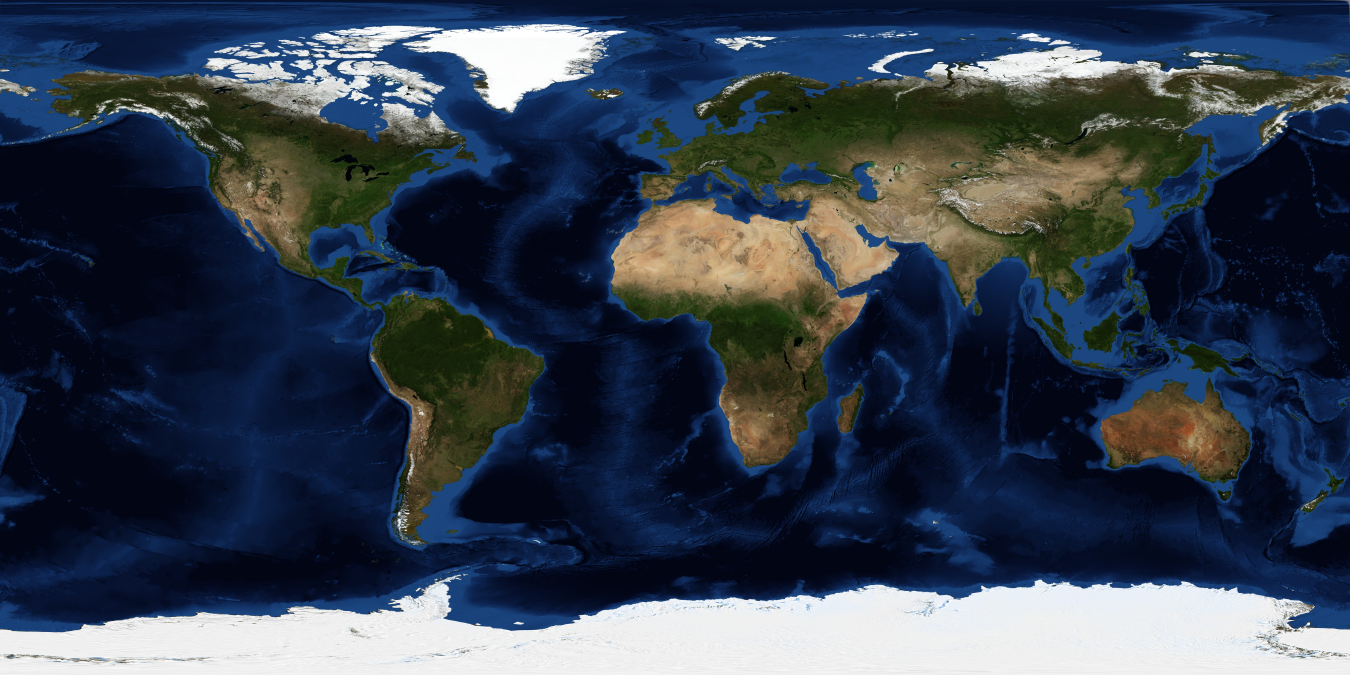
#> input picture shared/assets/nasa/world.topo.bathy.200406.3x5400x2700.jpg, 5400 x 2700 px (shown at 1/4 size)
$ python make_earth_textures.py
#> lines starting #> are read from the running program, lines starting #| are printed output that depends on the picture
#!/usr/bin/env python3
"""Make the Earth textures for the 3D view from NASA imagery in shared/assets/nasa/:

- Blue Marble Next Generation (topography and bathymetry), NASA Earth Observatory:
  world.topo.bathy.200406.3x5400x2700.jpg (June 2004)
- Black Marble 2016 (Earth at night), NASA Earth Observatory: BlackMarble_2016_01deg.jpg

Both are equirectangular (longitude -180 to 180 left to right, latitude 90 to -90 top
to bottom), which is what the renderers sample. Writes 2048 x 1024 JPEGs:

    python3 shared/tools/make_earth_textures.py web/public
"""
import sys
from pathlib import Path

from PIL import Image

SOURCES = Path(__file__).resolve().parent.parent / "assets" / "nasa"
SIZE = (2048, 1024)


def main(out_dir):
#> called with out_dir = 'web/public'
    out = Path(out_dir)
    out.mkdir(parents=True, exist_ok=True)
    day = Image.open(SOURCES / "world.topo.bathy.200406.3x5400x2700.jpg").convert("RGB")
#> day is the input picture: PIL image 5400x2700 RGB; mean R, G, B 53.9, 64.5, 79.4
    day.resize(SIZE, Image.LANCZOS).save(out / "earth-day.jpg", quality=85, optimize=True)
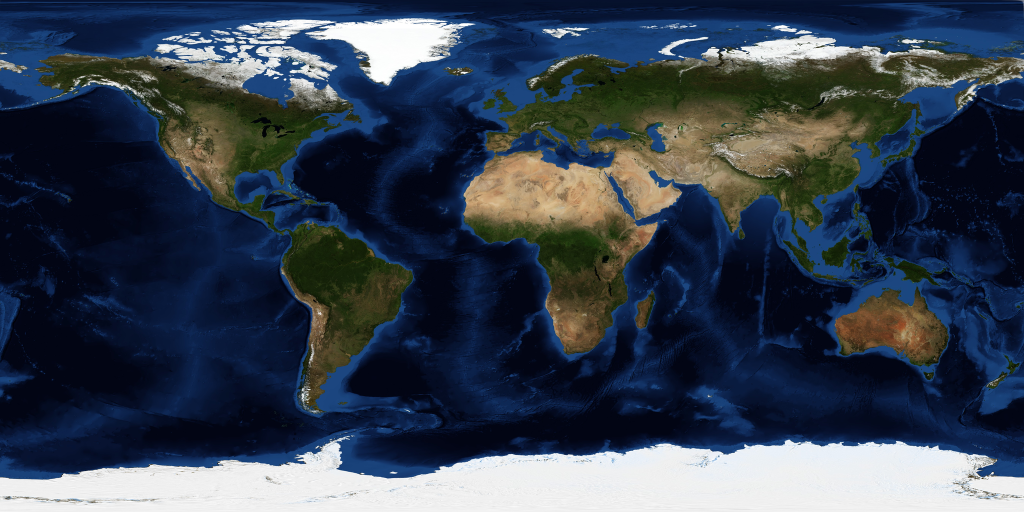
#> saved as earth-day.jpg: PIL image 2048x1024 RGB (shown at 1/2 size); mean R, G, B 53.9, 64.5, 79.4
    night = Image.open(SOURCES / "BlackMarble_2016_01deg.jpg").convert("RGB")
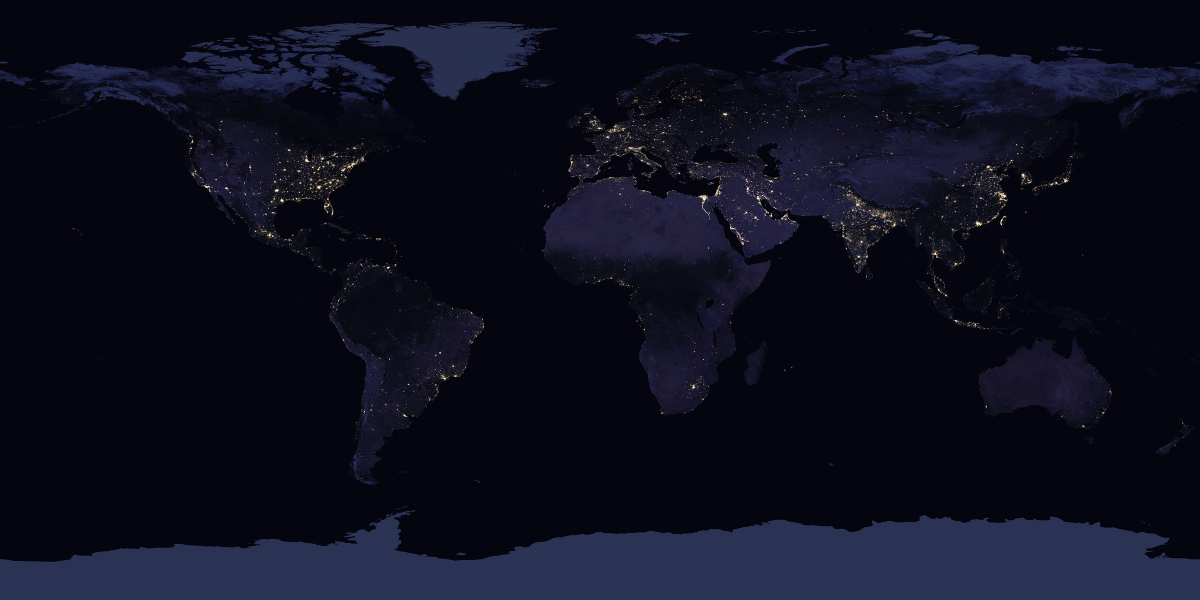
#> input picture shared/assets/nasa/BlackMarble_2016_01deg.jpg, 3600 x 1800 px (shown at 1/3 size)
#> night is the input picture: PIL image 3600x1800 RGB; mean R, G, B 13.6, 14.6, 29.1
    night.resize(SIZE, Image.LANCZOS).save(out / "earth-night.jpg", quality=85, optimize=True)
    print(f"wrote {out / 'earth-day.jpg'} and {out / 'earth-night.jpg'}")


if __name__ == "__main__":
    main(sys.argv[1] if len(sys.argv) > 1 else "web/public")
